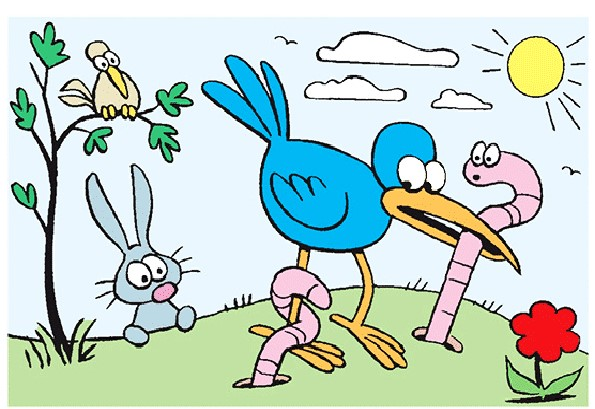
#> input picture gambar1.jpeg, 595 x 409 px
$ python FilterLaplacianDomainFrequency.py   (older library calls are emulated)
#> lines starting #> are read from the running program, lines starting #| are printed output that depends on the picture
import cv2
import numpy as np
from numpy.fft import fft2, fftshift, ifft2

# Load the image
img = cv2.imread('gambar1.jpeg', cv2.IMREAD_GRAYSCALE)
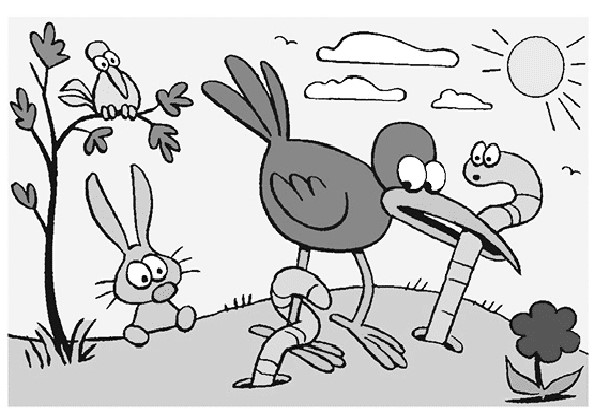
#> img: shape (409, 595); min 0, max 255, mean 204.3

# Calculate the FFT of the image
f = fftshift(fft2(img))

# Create a meshgrid for the Laplacian filter
rows, cols = img.shape
#> rows = 409; cols = 595
x = np.linspace(-cols/2, cols/2, cols)
#> x = 595 values from -297.5 to 297.5
y = np.linspace(-rows/2, rows/2, rows)
#> y = 409 values from -204.5 to 204.5
xx, yy = np.meshgrid(x, y)

# Create the Laplacian filter
radius = 10
L = -4 * np.pi ** 2 * (xx ** 2 + yy ** 2) / (rows ** 2 + cols ** 2)
H = np.exp(L * radius ** 2)

# Apply the Laplacian filter to the image in the frequency domain
filtered_f = f * H

# Calculate the inverse FFT of the filtered image
filtered_img = np.real(ifft2(fftshift(filtered_f)))
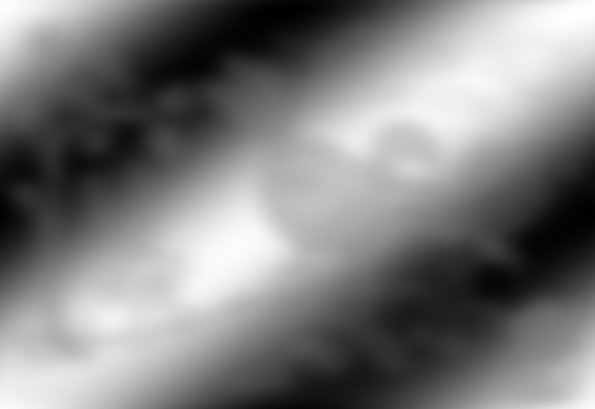
#> filtered_img: shape (409, 595) float64; min -250.2, max 251.2, mean -1.4; drawn with min black and max white

# Normalize the image
filtered_img = cv2.normalize(filtered_img, None, 0, 255, cv2.NORM_MINMAX, dtype=cv2.CV_8U)

# Display the original image and the filtered image side by side
cv2.imshow('Original Image', img)
cv2.imshow('Laplacian Filtered Image', filtered_img)
cv2.waitKey(0)
cv2.destroyAllWindows()
